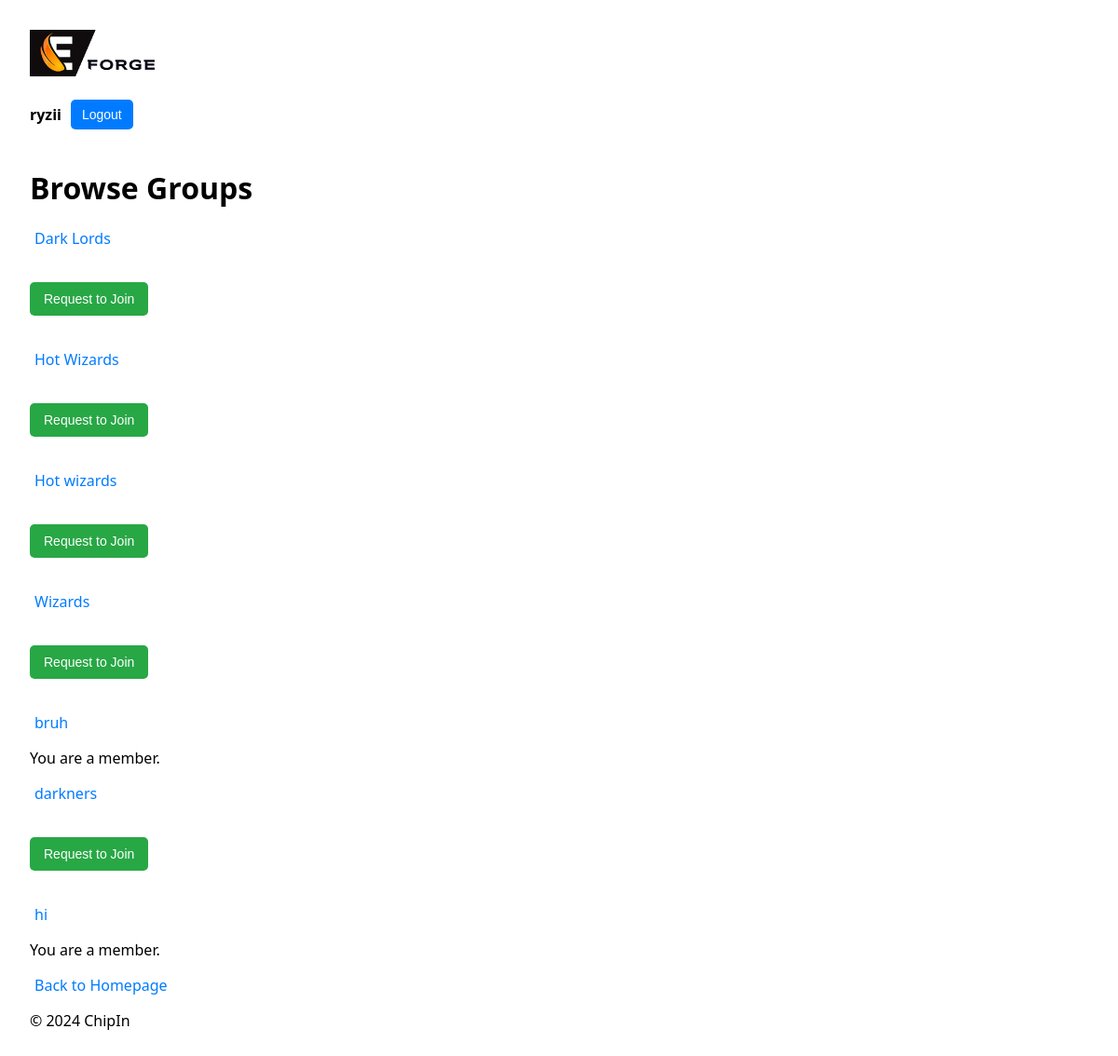
The page /chipin/groups/ (signed in) on the database its author committed.
### chipin/models.py (models this page shows, shortened)
class Group(models.Model):
    name = models.CharField(max_length=100)
    admin = models.ForeignKey(User, related_name='admin_groups', on_delete=models.CASCADE)
    members = models.ManyToManyField(User, related_name='group_memberships', blank=True)

### chipin/views.py (the view)
# urls.py: path('groups/', views.browse_groups, name='browse_groups'),
@login_required
def browse_groups(request):
    groups = Group.objects.all().order_by('name')
    joined_ids = list(request.user.group_memberships.values_list('id', flat=True))
    pending_ids = list(GroupJoinRequest.objects.filter(user=request.user, status='pending').values_list('group_id', flat=True))
    return render(request, 'chipin/browse_groups.html', {'groups': groups, 'joined_ids': joined_ids, 'pending_ids': pending_ids})

### chipin/templates/chipin/browse_groups.html (shortened to what this page needs)
{% extends 'chipin/base.html' %}
{% block content %}
<h1>Browse Groups</h1>
{% for group in groups %}
  <p><a href="{% url 'chipin:group_detail' group.id %}">{{ group.name }}</a></p>
  {% if group.id in joined_ids %}
    <p>You are a member.</p>
  {% elif group.id in pending_ids %}
    <p>Request pending.</p>
  {% else %}
    <form method="post" action="{% url 'chipin:request_to_join' group.id %}">
      <button type="submit">Request to Join</button>
    </form>
  {% endif %}
{% empty %}
  <p>No groups available.</p>
{% endfor %}
<a href="{% url 'chipin:home' %}">Back to Homepage</a>
{% endblock %}

### chipin/templates/chipin/base.html (shortened to what this page needs)
{% load static %}
<!DOCTYPE html>
<html lang="en">
<head>
    <link rel="stylesheet" href="{% static 'chipin/styles.css' %}">
</head>
<body>
    <header>
        <div class="logo">
            <img src="{% static 'chipin/logo_90.jpg' %}" alt="ChipIn Logo">
        </div>
        <div class="user-info">
            {% if request.user.is_authenticated %}
                <span>{{ request.user.username }}</span>
                <form action="{% url 'users:logout' %}" method="post">
                    <button type="submit">Logout</button>
                </form>
            {% else %}
                <a href="{% url 'users:login' %}">Login</a> <a href="{% url 'users:register' %}">Register</a>
            {% endif %}
        </div>
    </header>
    <main>
        {% block content %}
        {% endblock %}
    </main>
    <footer>
        <p>&copy; 2024 ChipIn</p>
    </footer>
</body>
</html>

### chipin/static/chipin/styles.css (style rules this page uses)
.logo img { max-height: 50px; }
.user-info { display: flex; align-items: center; font-size: 16px; }
.user-info span { margin-right: 10px; font-weight: bold; }
.user-info button { background-color: #007BFF; color: white; border: none; padding: 8px 12px; cursor: pointer; border-radius: 5px; font-size: 14px; }
button { background-color: #28a745; color: white; border: none; padding: 10px 15px; cursor: pointer; border-radius: 5px; font-size: 14px; margin-top: 20px; margin-bottom: 20px; }
a { color: #007BFF; text-decoration: none; padding: 5px }
body { font-family: system-ui, -apple-system, Segoe UI, Roboto, Arial, sans-serif; margin: 2rem; }

### rows shown on the page
Group: name "Dark Lords", shows "Request to Join"
Group: name "Hot Wizards", shows "Request to Join"
Group: name "Hot wizards", shows "Request to Join"
Group: name "Wizards", shows "Request to Join"
Group: name "bruh", shows "You are a member."
Group: name "darkners", shows "Request to Join"
Group: name "hi", shows "You are a member."

### other values the page prints
{{ request.user.username }} "ryzii"
